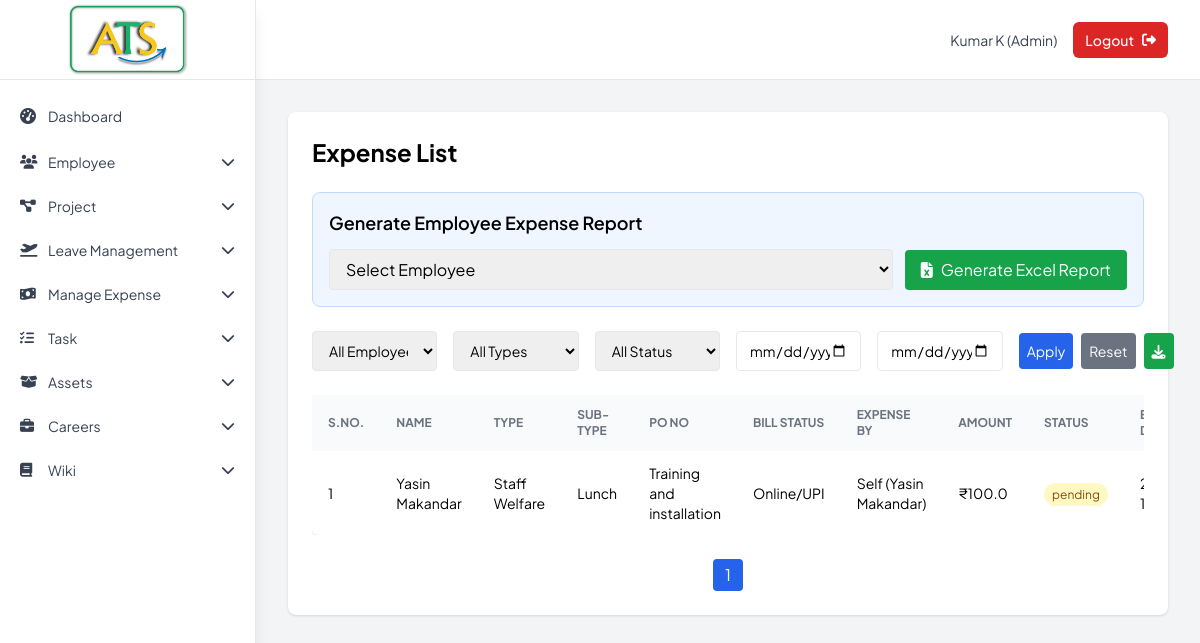
The app's page /existing_expenses (signed in) with its own data.
### tables this page shows
CREATE TABLE tbl_expenses (
                expense_id        INTEGER PRIMARY KEY AUTOINCREMENT,
                expense_type_id   INTEGER NOT NULL,
                employee_id       INTEGER NOT NULL,
                exp_description   TEXT CHECK (LENGTH(exp_description)<=500),
                manager_id        INTEGER,                      -- who will approve
                approver_comments TEXT CHECK (LENGTH(approver_comments)<=200),
                given_by_id       INTEGER,                      -- who reimbursed / paid
                final_comments    TEXT CHECK (LENGTH(final_comments)<=200),
                status            TEXT  DEFAULT 'pending',      -- pending/approved/rejected
                inserted_date     DATETIME DEFAULT CURRENT_TIMESTAMP, amount REAL DEFAULT 0, approved_date DATETIME NULL, approved_by TEXT, expense_date DATE, invoice_path TEXT, sub_expense_type_id INTEGER REFERENCES tbl_sub_expense_type(sub_expense_type_id), po_no TEXT, bill_status TEXT, expense_by TEXT,

                FOREIGN KEY (expense_type_id) REFERENCES tbl_expense_type(expense_type_id),
                FOREIGN KEY (employee_id)     REFERENCES tbl_employee(emp_id),
                FOREIGN KEY (manager_id)      REFERENCES tbl_employee(emp_id),
                FOREIGN KEY (given_by_id)     REFERENCES tbl_employee(emp_id)
            );

CREATE TABLE "tbl_expense_type" (
	"expense_type_id"	INTEGER,
	"expense_type"	TEXT NOT NULL UNIQUE COLLATE NOCASE,
	"inserted_date"	DATETIME DEFAULT CURRENT_TIMESTAMP,
	PRIMARY KEY("expense_type_id" AUTOINCREMENT)
);

CREATE TABLE tbl_sub_expense_type (
            sub_expense_type_id INTEGER PRIMARY KEY AUTOINCREMENT,
            expense_type_id INTEGER NOT NULL,
            sub_expense_type TEXT NOT NULL,
            inserted_date DATETIME DEFAULT CURRENT_TIMESTAMP,
            FOREIGN KEY (expense_type_id) REFERENCES tbl_expense_type(expense_type_id) ON DELETE CASCADE,
            UNIQUE(expense_type_id, sub_expense_type)
        );

### Backup_Code/app1.py (the view, shortened to what this page needs)
@app.route('/existing_expenses')
def existing_expenses():
    if 'user_id' not in session:
        return redirect(url_for('login'))
    page = int(request.args.get('page', 1))
    per_page = 15
    offset = (page - 1) * per_page
    filters = []
    params = []
    employee_id = request.args.get('employee_id', '').strip()
    expense_type = request.args.get('expense_type', '').strip()
    status = request.args.get('status', '').strip()
    from_date = request.args.get('from_date', '').strip()
    to_date = request.args.get('to_date', '').strip()
    ist = timezone('Asia/Kolkata')  # IST timezone
    if session['emp_type'] == 'admin':
        if employee_id:
            filters.append("ex.employee_id = ?")
            params.append(employee_id)
        if expense_type:
            filters.append("et.expense_type = ?")
            params.append(expense_type)
        if status:
            filters.append("ex.status = ?")
            params.append(status)
        if from_date:
            filters.append("DATE(ex.inserted_date) >= ?")
            params.append(from_date)
        if to_date:
            filters.append("DATE(ex.inserted_date) <= ?")
            params.append(to_date)
        where_clause = 'WHERE ' + ' AND '.join(filters) if filters else ''
        total = db.count_expenses(where_clause, tuple(params))
        expenses = db.get_expenses_paginated(where_clause, tuple(params), per_page, offset)
        expense_types = db.get_expense_types()
        employees = db.get_employees(status_filter='active')
    IDX_INSERTED_DATE = 7
    IDX_APPROVED_DATE = 10
    converted_expenses = []
    for e in expenses:
        e = list(e)  # Make it mutable
        try:
            if e[IDX_INSERTED_DATE]:
                utc_time = datetime.fromisoformat(e[IDX_INSERTED_DATE])
                e[IDX_INSERTED_DATE] = utc_time.astimezone(ist).strftime('%Y-%m-%d %H:%M:%S')
        except Exception:
            pass
        try:
            if e[IDX_APPROVED_DATE]:
                utc_time = datetime.fromisoformat(e[IDX_APPROVED_DATE])
                e[IDX_APPROVED_DATE] = utc_time.astimezone(ist).strftime('%Y-%m-%d %H:%M:%S')
            else:
                e[IDX_APPROVED_DATE] = 'Not set'
        except Exception:
            e[IDX_APPROVED_DATE] = 'Not set'
        converted_expenses.append(e)
    total_pages = math.ceil(total / per_page)
    return render_template('existing_expenses.html',
                           expenses=converted_expenses,
                           expense_types=expense_types,
                           employees=employees,
                           page=page,
                           total_pages=total_pages)

### Backup_Code/app1.py (called while the page is built)
@app.template_filter('todate')
def todate(value):
    if not value:
        return ''
    if isinstance(value, datetime):
        return value.date()
    s = str(value).strip()
    for fmt in ('%Y-%m-%d %H:%M:%S', '%Y-%m-%d'):
        try:
            return datetime.strptime(s, fmt).date()
        except ValueError:
            continue
    try:
        return datetime.strptime(s[:10], '%Y-%m-%d').date()
    except Exception:
        return s  # give up, return raw

### Backup_Code/database.py (called while the page is built)
    def get_connection(self):
        return sqlite3.connect(self.db_name)

    def get_employees(self, status_filter='all'):
        conn = self.get_connection()
        cursor = conn.cursor()
        query = '''
            SELECT emp_id, first_name, last_name, gender, dob, address, phone_no, email, status, emp_type, inserted_date, password
            FROM tbl_employee
        '''
        params = []
        if status_filter != 'all':
            query += ' WHERE status = ?'
            params.append(status_filter)
        query += ' ORDER BY inserted_date DESC'
        cursor.execute(query, params)
        employees = cursor.fetchall()
        conn.close()
        return employees

    def get_expense_types(self):
        with self.get_connection() as c:
            return c.execute('SELECT expense_type_id, expense_type FROM tbl_expense_type ORDER BY expense_type').fetchall()

    def count_expenses(self, where='', params=()):
        with self.get_connection() as c:
            q = f'''
                SELECT COUNT(*)
                FROM tbl_expenses ex
                JOIN tbl_expense_type et ON et.expense_type_id = ex.expense_type_id
                JOIN tbl_employee e ON e.emp_id = ex.employee_id
                {where}
            '''
            return c.execute(q, params).fetchone()[0]

### Backup_Code/templates/existing_expenses.html (shortened to what this page needs)
{% extends "base.html" %}
{% block content %}
<div class="max-w-7xl mx-auto">
  <div class="bg-white shadow rounded-lg px-4 py-5 sm:p-6">
    <h2 class="text-2xl font-bold mb-6">Expense List</h2>
    {% if session.emp_type == 'admin' %}
      <div class="bg-blue-50 border border-blue-200 rounded-lg p-4 mb-6">
          <h3 class="text-lg font-semibold mb-3">Generate Employee Expense Report</h3>
          <form method="get" action="{{ url_for('expenses.generate_expense_report_form') }}" class="flex items-center space-x-3">
              <select name="emp_id" required class="border px-3 py-2 rounded flex-1">
                  <option value="">Select Employee</option>
              </select>
              <button type="submit" class="bg-green-600 text-white px-4 py-2 rounded hover:bg-green-700">
                  <i class="fa-solid fa-file-excel mr-2"></i>Generate Excel Report
              </button>
          </form>
      </div>
      {% endif %}
    <form method="get" class="grid grid-cols-1 sm:grid-cols-6 gap-4 mb-6 text-sm">
      {% if session.emp_type == 'admin' %}
      <select name="employee_id" class="border px-3 py-2 rounded">
        <option value="">All Employees</option>
      </select>
      <select name="expense_type" class="border px-3 py-2 rounded">
        <option value="">All Types</option>
      </select>
      {% endif %}
      <select name="status" class="border px-3 py-2 rounded">
        <option value="">All Status</option>
      </select>
      <input type="date" name="from_date" value="{{ request.args.get('from_date', '') }}" class="border px-3 py-2 rounded">
      <input type="date" name="to_date" value="{{ request.args.get('to_date', '') }}" class="border px-3 py-2 rounded">
      <div class="flex items-center space-x-2">
        <button type="submit" class="bg-blue-600 text-white px-2 py-2 rounded hover:bg-blue-700">Apply</button>
        <a href="{{ url_for('expenses.existing_expenses') }}" class="bg-gray-500 text-white px-2 py-2 rounded hover:bg-gray-600">Reset</a>
        {% if session.emp_type == 'admin' %}
        <a href="{{ url_for('expenses.export_expenses') }}" title="Download" class="bg-green-600 text-white px-2 py-2 rounded hover:bg-green-700">
            <i class="fa-solid fa-download"></i>
        </a>
        {% endif %}
      </div>
    </form>
    <div class="overflow-x-auto">
    <table class="min-w-full bg-white rounded-md shadow text-sm">
      <thead class="bg-gray-50 text-left uppercase text-xs font-medium text-gray-500">
        <tr>
          <th class="px-4 py-3">S.No.</th>
          <th class="px-4 py-3">Name</th>
          <th class="px-4 py-3">Type</th>
          <th class="px-4 py-3">Sub-Type</th>
          <th class="px-4 py-3">PO No</th>
          <th class="px-4 py-3">Bill Status</th>
          <th class="px-4 py-3">Expense By</th>
          <th class="px-4 py-3">Amount</th>
          <th class="px-4 py-3">Status</th>
          <th class="px-4 py-3">Expense Date</th>
        </tr>
      </thead>
      <tbody class="divide-y">
        {% for ex in expenses %}
        <tr>
          <td class="px-4 py-3">{{ loop.index }}</td>
          <td class="px-4 py-3">{{ ex[3] }}</td>
          <td class="px-4 py-3">{{ ex[1] }}</td>
          <td class="px-4 py-3">{{ ex[2] if ex[2] else 'N/A' }}</td>
          <td class="px-4 py-3">{{ ex[14] if ex[14] else 'N/A' }}</td>
          <td class="px-4 py-3">{{ ex[15] if ex[15] else 'N/A' }}</td>
          <td class="px-4 py-3">{{ ex[16] if ex[16] else 'N/A' }}</td>
          <td class="px-4 py-3">₹{{ ex[9] }}</td>
          <td class="px-4 py-3">
            <span class="px-2 py-1 rounded-full text-xs
                {% if ex[5] == 'approved' %}bg-green-100 text-green-800
                {% elif ex[5] == 'rejected' %}bg-red-100 text-red-800
                {% else %}bg-yellow-100 text-yellow-800{% endif %}">
                {{ ex[5] }}
            </span>
          </td>
          <td class="px-4 py-3">{{ ex[12] if ex[12] else 'Not set' }}</td>
        </tr>
        {% else %}
        <tr>
          <td colspan="13" class="px-4 py-8 text-center text-gray-500">
            No expense requests found.
          </td>
        </tr>
        {% endfor %}
      </tbody>
    </table>
    </div>
    <div class="mt-6 flex justify-center space-x-2">
      <span class="px-3 py-1 bg-blue-600 text-white rounded">{{ page }}</span>
    </div>
  </div>
</div>
{% endblock %}

### Backup_Code/templates/base.html (style rules this page uses)
html { scroll-behavior: smooth }
body { font-family: "Plus Jakarta Sans", sans-serif }

### records on screen
tbl_expenses: ex "Yasin Makandar", expense_type "Staff Welfare", sub_expense_type "Lunch", po_no "Training and installation", bill_status "Online/UPI", expense_by "Self (Yasin Makandar)", amount "100.0", status "pending"

### other values on screen
{{ label }} "Dashboard"
{{ session.first_name }} "Kumar"
{{ session.last_name }} "K"
{{ session.emp_type.title() }} "Admin"
{{ page }} "1"
